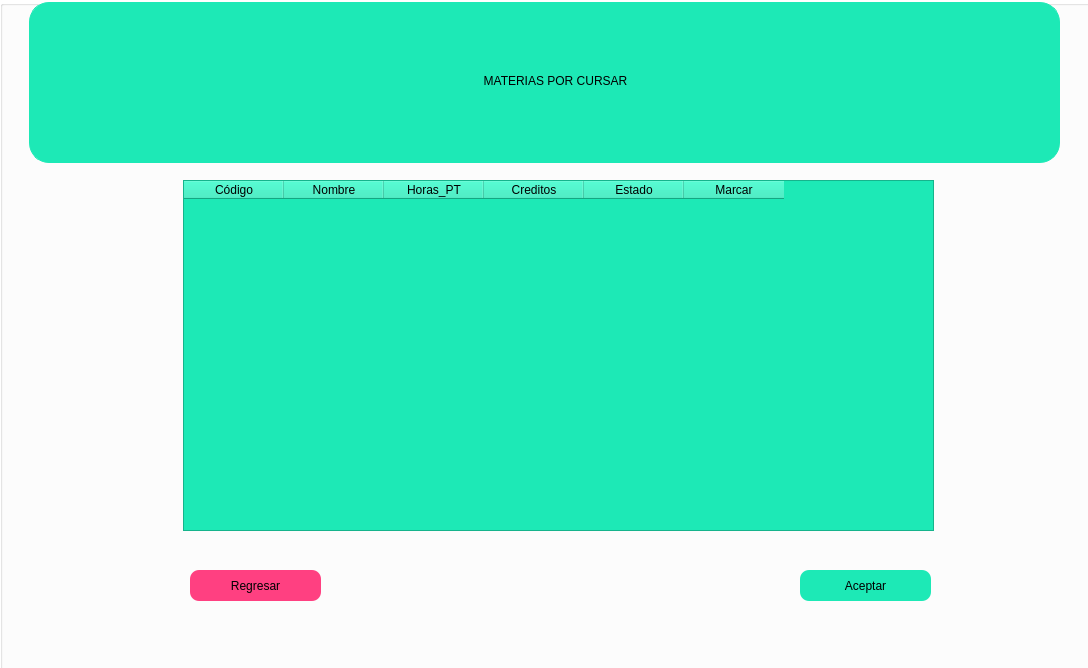
<?xml version="1.0" encoding="UTF-8"?>
<ui version="4.0">
 <class>materias_por_cursar</class>
 <widget class="QDialog" name="materias_por_cursar">
  <property name="geometry">
   <rect>
    <x>0</x>
    <y>0</y>
    <width>1088</width>
    <height>668</height>
   </rect>
  </property>
  <property name="windowTitle">
   <string>Dialog</string>
  </property>
  <property name="windowIcon">
   <iconset resource="SRC.qrc">
    <normaloff>:/Images/1490820813-6_82408.png</normaloff>:/Images/1490820813-6_82408.png</iconset>
  </property>
  <widget class="QGroupBox" name="groupBox_2">
   <property name="geometry">
    <rect>
     <x>0</x>
     <y>0</y>
     <width>1101</width>
     <height>691</height>
    </rect>
   </property>
   <property name="styleSheet">
    <string notr="true">background-color: rgb(255, 255, 255);</string>
   </property>
   <property name="title">
    <string/>
   </property>
   <widget class="QTableWidget" name="Tabla1">
    <property name="geometry">
     <rect>
      <x>183</x>
      <y>180</y>
      <width>751</width>
      <height>351</height>
     </rect>
    </property>
    <property name="styleSheet">
     <string notr="true">color: rgb(0, 0, 0);
background-color: #1DE9B6;  </string>
    </property>
    <column>
     <property name="text">
      <string>Código</string>
     </property>
     <property name="textAlignment">
      <set>AlignCenter</set>
     </property>
    </column>
    <column>
     <property name="text">
      <string>Nombre</string>
     </property>
     <property name="textAlignment">
      <set>AlignCenter</set>
     </property>
    </column>
    <column>
     <property name="text">
      <string>Horas_PT</string>
     </property>
     <property name="textAlignment">
      <set>AlignCenter</set>
     </property>
    </column>
    <column>
     <property name="text">
      <string>Creditos</string>
     </property>
     <property name="textAlignment">
      <set>AlignCenter</set>
     </property>
    </column>
    <column>
     <property name="text">
      <string>Estado</string>
     </property>
     <property name="textAlignment">
      <set>AlignCenter</set>
     </property>
    </column>
    <column>
     <property name="text">
      <string>Marcar</string>
     </property>
     <property name="textAlignment">
      <set>AlignCenter</set>
     </property>
    </column>
   </widget>
   <widget class="QLabel" name="label">
    <property name="geometry">
     <rect>
      <x>300</x>
      <y>40</y>
      <width>511</width>
      <height>81</height>
     </rect>
    </property>
    <property name="styleSheet">
     <string notr="true">font: 75 25pt &quot;Berlin Sans FB Demi&quot;;
background:transparent;

</string>
    </property>
    <property name="text">
     <string>MATERIAS POR CURSAR</string>
    </property>
    <property name="alignment">
     <set>Qt::AlignCenter</set>
    </property>
   </widget>
   <widget class="QLabel" name="label_2">
    <property name="geometry">
     <rect>
      <x>61</x>
      <y>24</y>
      <width>111</width>
      <height>101</height>
     </rect>
    </property>
    <property name="styleSheet">
     <string notr="true">background-color: transparent;</string>
    </property>
    <property name="text">
     <string/>
    </property>
    <property name="pixmap">
     <pixmap resource="SRC.qrc">:/Images/check-form_116472.png</pixmap>
    </property>
    <property name="scaledContents">
     <bool>true</bool>
    </property>
   </widget>
   <widget class="QLabel" name="label_3">
    <property name="geometry">
     <rect>
      <x>922</x>
      <y>22</y>
      <width>111</width>
      <height>101</height>
     </rect>
    </property>
    <property name="styleSheet">
     <string notr="true">background-color: transparent;
</string>
    </property>
    <property name="pixmap">
     <pixmap resource="SRC.qrc">:/Images/checklist_102320.png</pixmap>
    </property>
    <property name="scaledContents">
     <bool>true</bool>
    </property>
   </widget>
   <widget class="QPushButton" name="pushButton">
    <property name="geometry">
     <rect>
      <x>800</x>
      <y>570</y>
      <width>131</width>
      <height>31</height>
     </rect>
    </property>
    <property name="styleSheet">
     <string notr="true">background-color: #1DE9B6; 
font: 14pt 75 &quot;Times New Roman&quot;;

border: 2px ;
    border-radius: 9px;</string>
    </property>
    <property name="text">
     <string>Aceptar</string>
    </property>
   </widget>
   <widget class="QPushButton" name="pushButton_2">
    <property name="geometry">
     <rect>
      <x>190</x>
      <y>570</y>
      <width>131</width>
      <height>31</height>
     </rect>
    </property>
    <property name="styleSheet">
     <string notr="true">background-color: #FF4081;
font: 14pt 75 &quot;Times New Roman&quot;;
border: 2px ;
    border-radius: 9px;</string>
    </property>
    <property name="text">
     <string>Regresar</string>
    </property>
   </widget>
   <widget class="QLabel" name="label_4">
    <property name="geometry">
     <rect>
      <x>29</x>
      <y>2</y>
      <width>1031</width>
      <height>161</height>
     </rect>
    </property>
    <property name="styleSheet">
     <string notr="true">background-color: #1DE9B6;  
border: 1px solid #1DE9B6;
    border-radius: 20px;
    margin-top: 0.5em;</string>
    </property>
    <property name="text">
     <string/>
    </property>
   </widget>
   <zorder>label_4</zorder>
   <zorder>Tabla1</zorder>
   <zorder>label</zorder>
   <zorder>label_2</zorder>
   <zorder>label_3</zorder>
   <zorder>pushButton</zorder>
   <zorder>pushButton_2</zorder>
  </widget>
 </widget>
 <resources>
  <include location="SRC.qrc"/>
 </resources>
 <connections/>
</ui>
